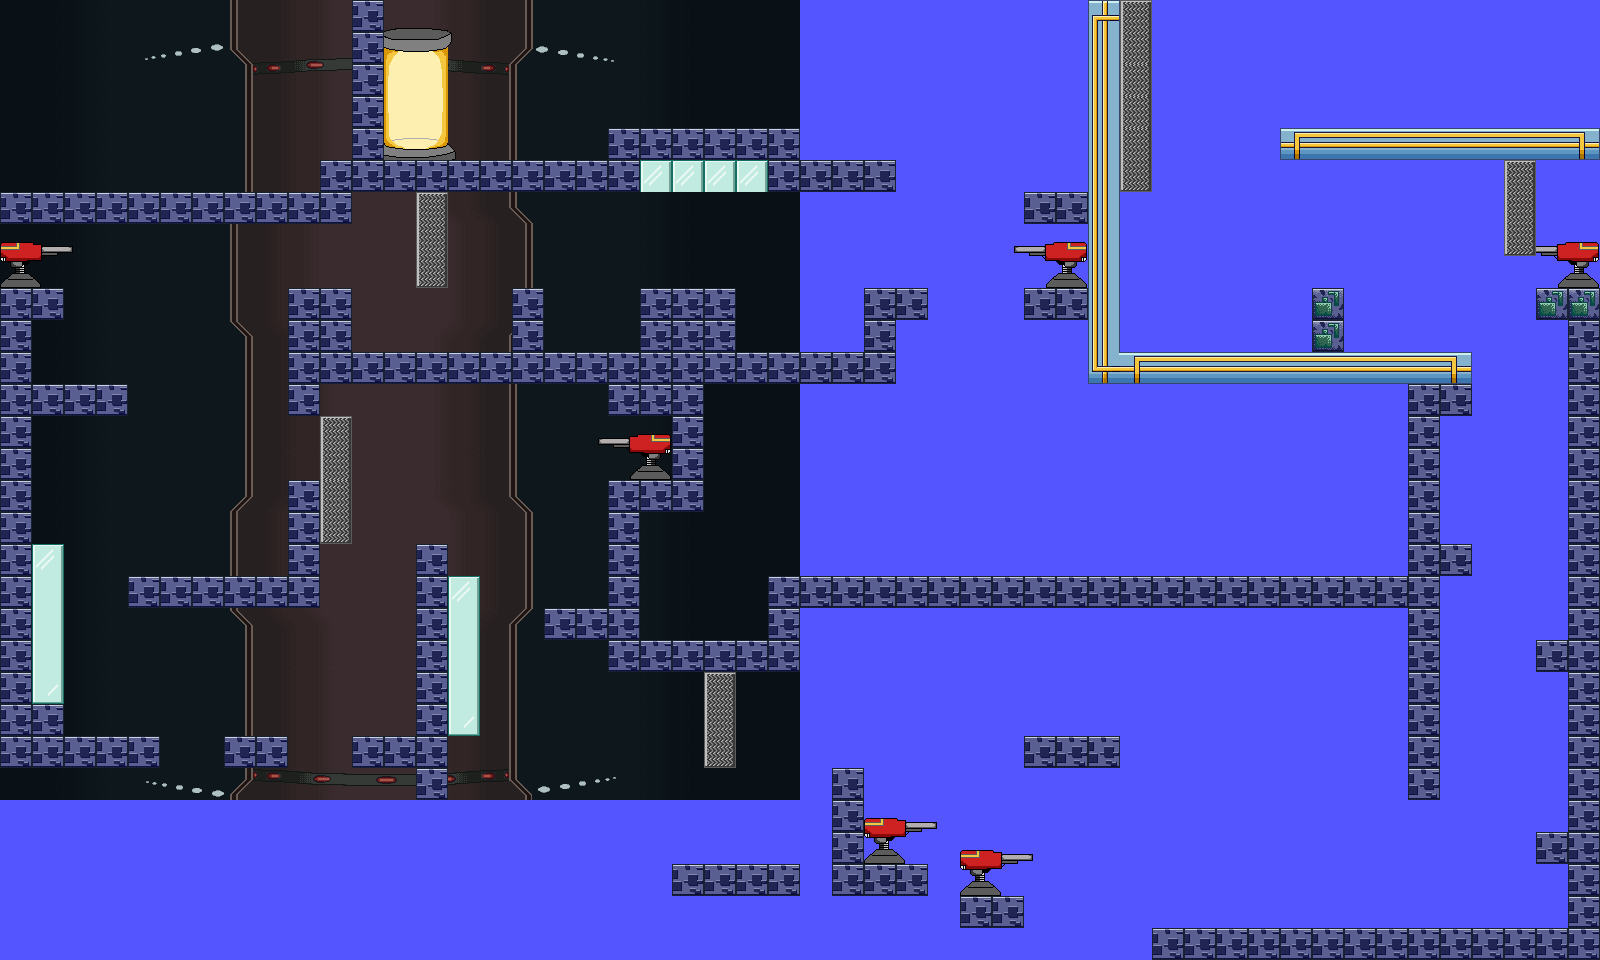

The image is a tile-based game level rendered from a .tmx file. Its description and source (layers, tilesets, objects; grid data summarised) follow:
An orthogonal 50x30 tile map with 32x32 px tiles, 2 tile layers (collision, foreground), 2 tilesets, 1 image layer and 53 objects (8x Laser5Entity, 8x Laser2Entity, 6x GreenLaserv, 5x rubberWallv, 4x Laser6Entity, ...).

<map version="1.0" orientation="orthogonal" width="50" height="30" tilewidth="32" tileheight="32" backgroundcolor="#5555ff">
 <tileset firstgid="1" name="metatiles32x32" tilewidth="32" tileheight="32">
  <image source="metatiles32x32.png" trans="ff00ff" width="160" height="32" />
  <tile id="0">
   <properties>
    <property name="type" value="solid" />
   </properties>
  </tile>
  <tile id="1">
   <properties>
    <property name="type" value="solid" />
   </properties>
  </tile>
  <tile id="4">
   <properties>
    <property name="Collidable" value="True" />
    <property name="image" value="gun" />
    <property name="spritewidth" value="32" />
   </properties>
  </tile>
 </tileset>
 <tileset firstgid="6" name="gametileset" tilewidth="32" tileheight="32">
  <image source="gametileset.png" trans="f78d8d" width="800" height="600" />
 </tileset>
 <imagelayer name="Parallax_layer1" width="50" height="30">
  <image source="../Art/background.png" />
  <properties>
   <property name="ratio" value=".25" />
  </properties>
 </imagelayer>
 <objectgroup name="Entities" width="50" height="30">
  <properties>
   <property name="me.sys.preRender" value="true" />
  </properties>
  <object name="mainPlayer" x="1536" y="64" width="32" height="64">
   <properties>
    <property name="image" value="player_sheet" />
    <property name="spritewidth" value="32" />
   </properties>
  </object>
  <object name="SentryGun2Entity" x="576" y="416" width="96" height="64">
   <properties>
    <property name="image" value="sentrygun" />
    <property name="spritewidth" value="64" />
   </properties>
  </object>
  <object name="SentryGun2Entity" x="1504" y="224" width="96" height="64">
   <properties>
    <property name="image" value="sentrygun" />
    <property name="spritewidth" value="64" />
   </properties>
  </object>
  <object name="rubberWallv" x="320" y="416" width="32" height="128">
   <properties>
    <property name="image" value="rubberv" />
    <property name="spriteheight" value="140" />
    <property name="spritewidth" value="35" />
   </properties>
  </object>
  <object name="SentryGunEntity" x="864" y="800" width="96" height="64">
   <properties>
    <property name="image" value="sentrygun" />
    <property name="spritewidth" value="64" />
   </properties>
  </object>
  <object name="me.LevelEntity" x="384" y="96" width="64" height="64">
   <properties>
    <property name="duration" value="250" />
    <property name="fade " value="#000000" />
    <property name="to" value="level6" />
   </properties>
  </object>
  <object name="glassWallv" x="32" y="544" width="32" height="160">
   <properties>
    <property name="image" value="clearv" />
    <property name="spriteheight" value="175" />
    <property name="spritewidth" value="35" />
   </properties>
  </object>
  <object name="GreenLaserh" x="1472" y="544" width="32" height="32">
   <properties>
    <property name="image" value="glaserh_left" />
    <property name="spriteheight" value="35" />
    <property name="spritewidth" value="35" />
   </properties>
  </object>
  <object name="GreenLaserh" x="1536" y="544" width="32" height="32">
   <properties>
    <property name="image" value="glaserh_right" />
    <property name="spriteheight" value="35" />
    <property name="spritewidth" value="35" />
   </properties>
  </object>
  <object name="GreenLaserh" x="1504" y="544" width="32" height="32">
   <properties>
    <property name="image" value="glaserh_mid" />
    <property name="spriteheight" value="35" />
    <property name="spritewidth" value="35" />
   </properties>
  </object>
  <object name="glassWallh" x="640" y="160" width="128" height="32">
   <properties>
    <property name="image" value="clearh" />
    <property name="spriteheight" value="35" />
    <property name="spritewidth" value="140" />
   </properties>
  </object>
  <object name="MarkerEntity" x="0" y="928" width="32" height="32">
   <properties>
    <property name="image" value="clear" />
    <property name="spritewidth" value="32" />
   </properties>
  </object>
  <object name="glassWallv" x="448" y="576" width="32" height="160">
   <properties>
    <property name="image" value="clearv" />
    <property name="spriteheight" value="175" />
    <property name="spritewidth" value="35" />
   </properties>
  </object>
  <object name="SentryGunEntity" x="0" y="224" width="96" height="64">
   <properties>
    <property name="image" value="sentrygun" />
    <property name="spritewidth" value="64" />
   </properties>
  </object>
  <object name="SentryGunEntity" x="960" y="832" width="96" height="64">
   <properties>
    <property name="image" value="sentrygun" />
    <property name="spritewidth" value="64" />
   </properties>
  </object>
  <object name="Laser5Entity" x="160" y="736" width="32" height="32">
   <properties>
    <property name="image" value="laserh_left" />
    <property name="spriteheight" value="32" />
    <property name="spritewidth" value="32" />
   </properties>
  </object>
  <object name="Laser6Entity" x="192" y="736" width="32" height="32">
   <properties>
    <property name="image" value="laserh_right" />
    <property name="spriteheight" value="32" />
    <property name="spritewidth" value="32" />
   </properties>
  </object>
  <object name="Laser5Entity" x="288" y="736" width="32" height="32">
   <properties>
    <property name="image" value="laserh_left" />
    <property name="spriteheight" value="32" />
    <property name="spritewidth" value="32" />
   </properties>
  </object>
  </objectgroup>
 <layer name="collision" width="50" height="30">
  <data>[1500 cells, 263 non-empty, 1 distinct tile ids]</data>
 </layer>
 <layer name="foreground" width="50" height="30">
  <properties>
   <property name="me.sys.preRender" value="true" />
  </properties>
  <data>[1500 cells, 345 non-empty, 42 distinct tile ids]</data>
 </layer>
</map>
<!-- 35 of 53 objects omitted -->
